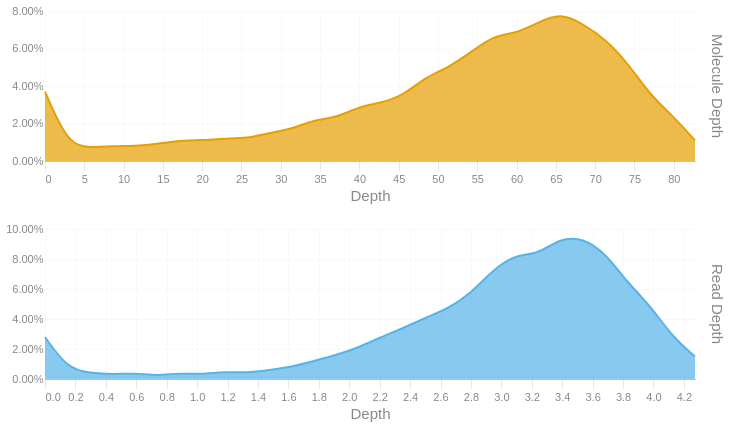

Here is the notebook cell this chart was saved with:
### Code cell
readdep = depth_hist(tb['Read Depth'], q99, 3)
readdep = readdep.with_columns(pl.lit('Read Depth').alias('Metric'))
if not SKIPLR:
    moldep = depth_hist(tb['Molecule Depth'], mol_q99, 1)
    moldep = moldep.with_columns(pl.lit('Molecule Depth').alias('Metric'))
    _hist = pl.concat([readdep, moldep])
    _hist = _hist.filter(pl.col('Proportion') != 0)
    with SafeRender(_hist):
        (
            alt.Chart(_hist)        
            .mark_area(interpolate = "basis")
            .encode(
                x=alt.X('Bin:Q').scale(domainMin=0).axis(alt.Axis(title='Depth')),
                y = alt.Y('Proportion:Q', title = None).axis(format = '.2%'),
                color = alt.Color('Metric:N').legend(None),
                row = alt.Row("Metric:N").header(title = None, labelOrient = 'right'),
                tooltip = [
                    alt.Tooltip("Metric:N", title = "Metric"),
                    alt.Tooltip('Interval:N', title = "Depth Interval"),
                    alt.Tooltip('Proportion:Q', title = "% Alignments").format('.2%')
                ]
            )
            .resolve_scale(x='independent', y='independent')
            .properties(
                height = 150, width = 650,
                usermeta={'embedOptions': {'downloadFileName': f'{samplename}.depth.hist'}}
            )
        ).display()
else:
    readdep = readdep.filter(pl.col('Proportion') != 0)
    with SafeRender(readdep):
        (
            alt.Chart(readdep)        
            .mark_area(interpolate = "basis")
            .encode(
                x=alt.X('Bin:Q').scale(domainMin=0).axis(alt.Axis(title='Depth')),
                y = alt.Y('Proportion:Q', title = None).axis(format = '.2%'),
                tooltip = [
                    alt.Tooltip('Interval:N', title = "Depth Interval"),
                    alt.Tooltip('Proportion:Q', title = "% Alignments").format('.2%')
                ]
            )
            .properties(
                usermeta={'embedOptions': {'downloadFileName': f'{samplename}.depth.hist'}}
            )
        ).display()

### Figure 1 — Vega-Lite specification as saved in the notebook (floating-point values rounded to 4 significant figures)
{"width": 650, "height": 150, "config": {"title": {"anchor": "start", "dy": -15, "fontSize": 18, "color": "#888888", "subtitleColor": "#888888", "subtitleFontSize": 14}, "arc": {"fill": "#0072B2"}, "axis": {"domainColor": "#888888", "domainWidth": 0.5, "gridWidth": 0.2, "grid": false, "titleFontWeight": 400, "titleFontSize": 15, "labelFontSize": 11, "labelColor": "#888888", "tickColor": "#888888", "tickWidth": 0.2, "titleColor": "#888888"}, "axisBand": {"grid": false}, "axisX": {"grid": true, "tickSize": 10, "domainCap": "round"}, "axisY": {"domain": false, "grid": true, "tickSize": 0, "domainCap": "round"}, "background": "transparent", "header": {"labelFontSize": 15, "labelColor": "#888888", "titleFontSize": 15, "titleFontWeight": 600, "titleColor": "#888888"}, "legend": {"labelFont": "sans-serif", "labelFontSize": 12, "labelColor": "#888888", "symbolSize": 100, "symbolType": "circle", "titleFontSize": 12, "titlePadding": 10, "titleColor": "#888888", "title": null}, "range": {"category": ["#E69F00", "#56B4E9", "#009E73", "#F0E442", "#0072B2", "#D55E00", "#CC79A7", "#000000"], "diverging": ["#cfe8f3", "#a2d4ec", "#73bfe2", "#46abdb", "#1696d2", "#12719e"]}, "area": {"fill": "#0072B2", "fillOpacity": 0.7, "line": true, "strokeOpacity": 0.7}, "line": {"color": "#0072B2", "stroke": "#0072B2", "strokeWidth": 2}, "trail": {"color": "#0072B2", "stroke": "#0072B2", "strokeWidth": 0, "size": 1}, "point": {"filled": true, "fillOpacity": 1.0, "size": 95}, "text": {"color": "#888888", "fontSize": 11, "align": "right", "fontWeight": 400, "size": 11}, "bar": {"fill": "#0072B2", "stroke": null}, "view": {"stroke": null, "continuousWidth": 660, "continuousHeight": 400}}, "data": {"name": "data-5b8370cfa24a2d32f705dd973d1c5cba"}, "mark": {"type": "area", "interpolate": "basis"}, "encoding": {"color": {"field": "Metric", "legend": null, "type": "nominal"}, "row": {"field": "Metric", "header": {"title": null, "labelOrient": "right"}, "type": "nominal"}, "tooltip": [{"field": "Metric", "title": "Metric", "type": "nominal"}, {"field": "Interval", "title": "Depth Interval", "type": "nominal"}, {"field": "Proportion", "format": ".2%", "title": "% Alignments", "type": "quantitative"}], "x": {"axis": {"title": "Depth"}, "field": "Bin", "scale": {"domainMin": 0}, "type": "quantitative"}, "y": {"axis": {"format": ".2%"}, "field": "Proportion", "title": null, "type": "quantitative"}}, "resolve": {"scale": {"x": "independent", "y": "independent"}}, "usermeta": {"embedOptions": {"downloadFileName": "S5_Connecticut_985.depth.hist"}}, "$schema": "https://vega.github.io/schema/vega-lite/v6.1.0.json", "datasets": {"data-5b8370cfa24a2d32f705dd973d1c5cba": [{"Bin": 0.0, "Interval": "0.0-0.147", "Proportion": 0.028, "Metric": "Read Depth"}, {"Bin": 0.147, "Interval": "0.147-0.295", "Proportion": 0.007, "Metric": "Read Depth"}, {"Bin": 0.295, "Interval": "0.295-0.442", "Proportion": 0.004, "Metric": "Read Depth"}, {"Bin": 0.442, "Interval": "0.442-0.589", "Proportion": 0.003, "Metric": "Read Depth"}, {"Bin": 0.589, "Interval": "0.589-0.737", "Proportion": 0.004, "Metric": "Read Depth"}, {"Bin": 0.737, "Interval": "0.737-0.884", "Proportion": 0.002, "Metric": "Read Depth"}, {"Bin": 0.884, "Interval": "0.884-1.031", "Proportion": 0.004, "Metric": "Read Depth"}, {"Bin": 1.031, "Interval": "1.031-1.179", "Proportion": 0.003, "Metric": "Read Depth"}, {"Bin": 1.179, "Interval": "1.179-1.326", "Proportion": 0.005, "Metric": "Read Depth"}, {"Bin": 1.326, "Interval": "1.326-1.473", "Proportion": 0.004, "Metric": "Read Depth"}, {"Bin": 1.473, "Interval": "1.473-1.621", "Proportion": 0.006, "Metric": "Read Depth"}, {"Bin": 1.621, "Interval": "1.621-1.768", "Proportion": 0.008, "Metric": "Read Depth"}, {"Bin": 1.768, "Interval": "1.768-1.915", "Proportion": 0.012, "Metric": "Read Depth"}, {"Bin": 1.915, "Interval": "1.915-2.063", "Proportion": 0.016, "Metric": "Read Depth"}, {"Bin": 2.063, "Interval": "2.063-2.21", "Proportion": 0.021, "Metric": "Read Depth"}, {"Bin": 2.21, "Interval": "2.21-2.357", "Proportion": 0.028, "Metric": "Read Depth"}, {"Bin": 2.357, "Interval": "2.357-2.505", "Proportion": 0.034, "Metric": "Read Depth"}, {"Bin": 2.505, "Interval": "2.505-2.652", "Proportion": 0.041, "Metric": "Read Depth"}, {"Bin": 2.652, "Interval": "2.652-2.799", "Proportion": 0.047, "Metric": "Read Depth"}, {"Bin": 2.799, "Interval": "2.799-2.947", "Proportion": 0.057, "Metric": "Read Depth"}, {"Bin": 2.947, "Interval": "2.947-3.094", "Proportion": 0.073, "Metric": "Read Depth"}, {"Bin": 3.094, "Interval": "3.094-3.241", "Proportion": 0.083, "Metric": "Read Depth"}, {"Bin": 3.241, "Interval": "3.241-3.389", "Proportion": 0.083, "Metric": "Read Depth"}, {"Bin": 3.389, "Interval": "3.389-3.536", "Proportion": 0.094, "Metric": "Read Depth"}, {"Bin": 3.536, "Interval": "3.536-3.683", "Proportion": 0.094, "Metric": "Read Depth"}, {"Bin": 3.683, "Interval": "3.683-3.831", "Proportion": 0.084, "Metric": "Read Depth"}, {"Bin": 3.831, "Interval": "3.831-3.978", "Proportion": 0.064, "Metric": "Read Depth"}, {"Bin": 3.978, "Interval": "3.978-4.125", "Proportion": 0.049, "Metric": "Read Depth"}, {"Bin": 4.125, "Interval": "4.125-4.273", "Proportion": 0.028, "Metric": "Read Depth"}, {"Bin": 4.273, "Interval": "4.273-4.42", "Proportion": 0.015, "Metric": "Read Depth"}, {"Bin": 0.0, "Interval": "0.0-2.9", "Proportion": 0.037, "Metric": "Molecule Depth"}, {"Bin": 2.9, "Interval": "2.9-5.7", "Proportion": 0.009, "Metric": "Molecule Depth"}, {"Bin": 5.7, "Interval": "5.7-8.6", "Proportion": 0.007, "Metric": "Molecule Depth"}, {"Bin": 8.6, "Interval": "8.6-11.4", "Proportion": 0.008, "Metric": "Molecule Depth"}, {"Bin": 11.4, "Interval": "11.4-14.3", "Proportion": 0.008, "Metric": "Molecule Depth"}, {"Bin": 14.3, "Interval": "14.3-17.1", "Proportion": 0.009, "Metric": "Molecule Depth"}, {"Bin": 17.1, "Interval": "17.1-20.0", "Proportion": 0.011, "Metric": "Molecule Depth"}, {"Bin": 20.0, "Interval": "20.0-22.8", "Proportion": 0.011, "Metric": "Molecule Depth"}, {"Bin": 22.8, "Interval": "22.8-25.7", "Proportion": 0.012, "Metric": "Molecule Depth"}, {"Bin": 25.7, "Interval": "25.7-28.5", "Proportion": 0.012, "Metric": "Molecule Depth"}, {"Bin": 28.5, "Interval": "28.5-31.4", "Proportion": 0.015, "Metric": "Molecule Depth"}, {"Bin": 31.4, "Interval": "31.4-34.2", "Proportion": 0.017, "Metric": "Molecule Depth"}, {"Bin": 34.2, "Interval": "34.2-37.1", "Proportion": 0.022, "Metric": "Molecule Depth"}, {"Bin": 37.1, "Interval": "37.1-39.9", "Proportion": 0.023, "Metric": "Molecule Depth"}, {"Bin": 39.9, "Interval": "39.9-42.8", "Proportion": 0.029, "Metric": "Molecule Depth"}, {"Bin": 42.8, "Interval": "42.8-45.6", "Proportion": 0.031, "Metric": "Molecule Depth"}, {"Bin": 45.6, "Interval": "45.6-48.5", "Proportion": 0.035, "Metric": "Molecule Depth"}, {"Bin": 48.5, "Interval": "48.5-51.4", "Proportion": 0.045, "Metric": "Molecule Depth"}, {"Bin": 51.4, "Interval": "51.4-54.2", "Proportion": 0.05, "Metric": "Molecule Depth"}, {"Bin": 54.2, "Interval": "54.2-57.1", "Proportion": 0.058, "Metric": "Molecule Depth"}, {"Bin": 57.1, "Interval": "57.1-59.9", "Proportion": 0.067, "Metric": "Molecule Depth"}, {"Bin": 59.9, "Interval": "59.9-62.8", "Proportion": 0.068, "Metric": "Molecule Depth"}, {"Bin": 62.8, "Interval": "62.8-65.6", "Proportion": 0.074, "Metric": "Molecule Depth"}, {"Bin": 65.6, "Interval": "65.6-68.5", "Proportion": 0.079, "Metric": "Molecule Depth"}, {"Bin": 68.5, "Interval": "68.5-71.3", "Proportion": 0.073, "Metric": "Molecule Depth"}, {"Bin": 71.3, "Interval": "71.3-74.2", "Proportion": 0.065, "Metric": "Molecule Depth"}, {"Bin": 74.2, "Interval": "74.2-77.0", "Proportion": 0.052, "Metric": "Molecule Depth"}, {"Bin": 77.0, "Interval": "77.0-79.9", "Proportion": 0.035, "Metric": "Molecule Depth"}, {"Bin": 79.9, "Interval": "79.9-82.7", "Proportion": 0.024, "Metric": "Molecule Depth"}, {"Bin": 82.7, "Interval": "82.7-85.59", "Proportion": 0.011, "Metric": "Molecule Depth"}]}}
